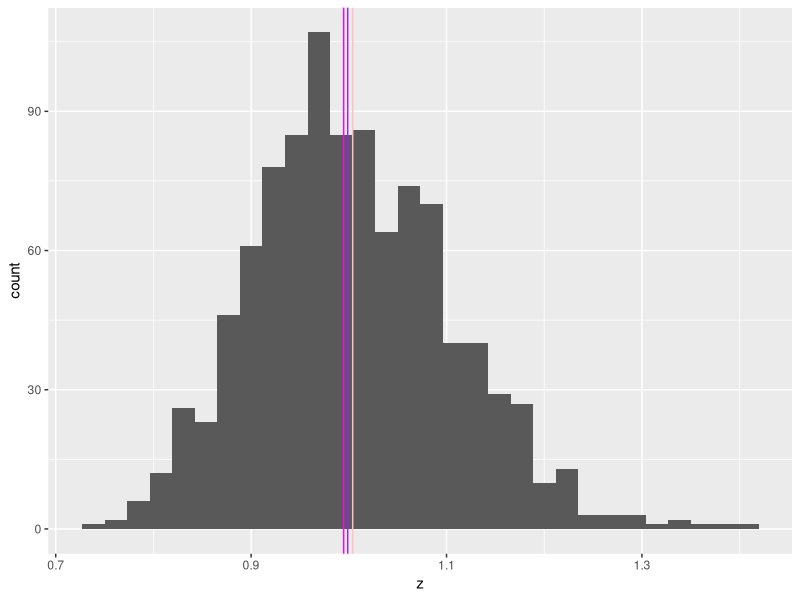
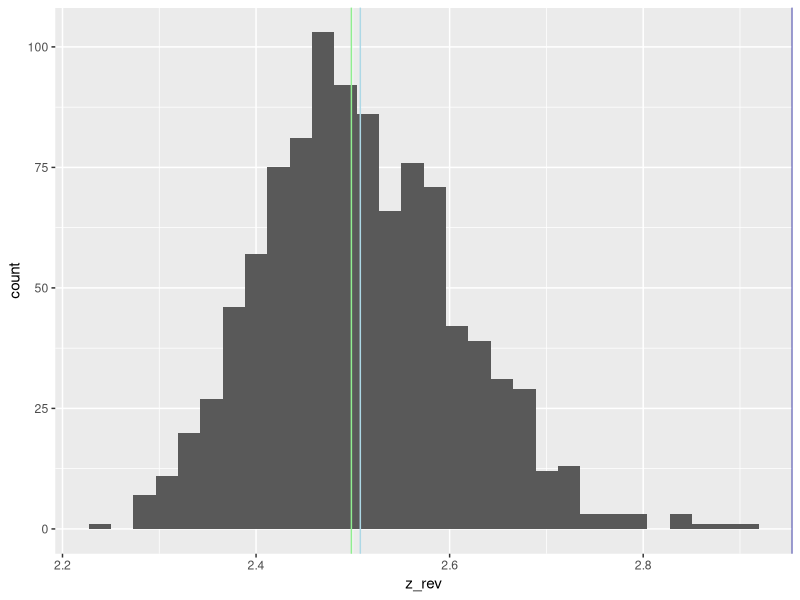

R code for these plots, in order:
library(tidyverse)



# exercise 1 --------------------------------------------------------------


z<-exp(rnorm(n = 1000, mean = 0, sd = 0.1))

median(z)
mean(z)
prod(z)^ (1/length(z))

df_z<-tibble(z)

z_hist<-df_z %>%
ggplot(aes(x=z))+
  geom_histogram()

z_hist+geom_vline(xintercept=median(z),color="magenta")+
  geom_vline(xintercept=mean(z),color="pink")+
  geom_vline(xintercept=prod(z)^ (1/length(z)),color="purple")

z_rev<-z + max(z) + 0.1

median(z_rev)
mean(z_rev)
prod(z_rev)^ (1/length(z_rev))

df_zrev<-tibble(z_rev)

df_zrev

zrev_hist<-df_zrev %>%
  ggplot(aes(x=z_rev))+
  geom_histogram()

zrev_hist+geom_vline(xintercept=median(z_rev),color="lightgreen")+
  geom_vline(xintercept=mean(z_rev),color="lightblue")+
  geom_vline(xintercept=prod(z_rev)^ (1/length(z_rev)),color="darkblue")


# exercise 2 --------------------------------------------------------------

w <- rnorm(100, mean = 10, sd = 1)
head(w) # show first 10 elements in w

m<-1000*w

s2_w<-sum((w-mean(w))^2)/length(w)
s_w<-sqrt(s2_w)

s2_m<-sum((m-mean(m))^2)/length(m)
s_m<-sqrt(s2_m)

med_w<-median(abs(w-median(w)))
med_m<-median(abs(m-median(m)))

cv_w<-s_w/mean(w)
cv_m<-s_m/mean(m)

madr_w<-med_w/median(w)
madr_m<-med_m/median(m)
